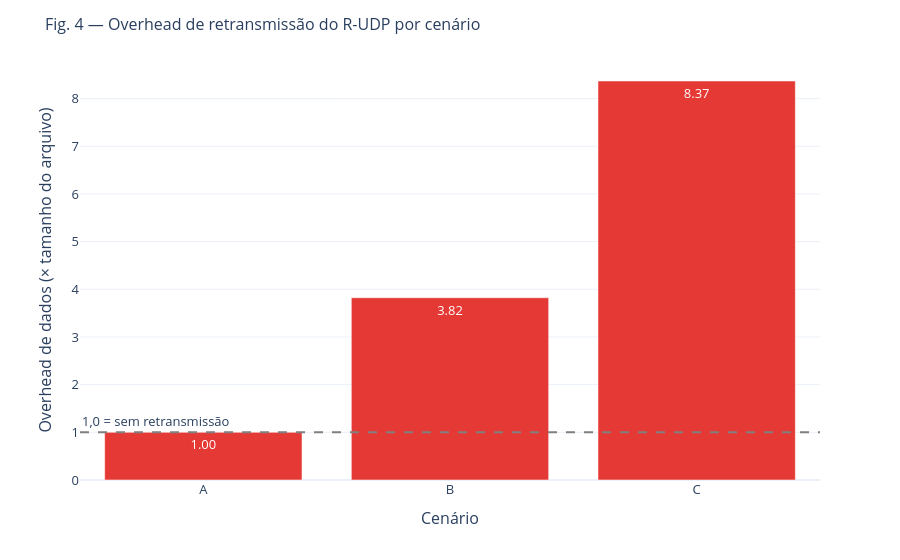

This figure's notebook cell:
### Markdown cell above
## Figura 4 — Custo da perda: volume de dados retransmitido (R-UDP)

`overhead = blocos enviados ÷ 256`. Valor **1,0** = arquivo enviado uma única vez
(sem retransmissão). Valores maiores quantificam o desperdício do Go-Back-N: cada
perda força o reenvio de toda a janela a partir do bloco perdido.

> O TCP tem overhead **1,0 no nível da aplicação** porque suas retransmissões ocorrem
> dentro do kernel, invisíveis às métricas da aplicação — só aparecem na rede
> (`tcpdump`, Fig. 5). Essa é justamente a diferença de *observabilidade* entre um
> protocolo confiável nativo e um implementado em espaço de usuário.

### Code cell
ov = (cli[cli['mode'] == 'RUDP']
      .groupby('scenario')['overhead_blocks'].agg(['mean', 'max']).reset_index())

fig4 = px.bar(ov, x='scenario', y='mean', category_orders=SCEN_ORDER,
              color_discrete_sequence=[COLORS['RUDP']], text_auto='.2f',
              labels={'mean': 'Overhead de dados (× tamanho do arquivo)', 'scenario': 'Cenário'})
fig4.add_hline(y=1.0, line_dash='dash', line_color='gray',
               annotation_text='1,0 = sem retransmissão', annotation_position='top left')
style(fig4, 'Fig. 4 — Overhead de retransmissão do R-UDP por cenário')
fig4.update_layout(showlegend=False)
save_fig(fig4, 'fig4_overhead')
fig4.show()

### Figure 1 — Plotly figure (JSON) as saved in the notebook; plotly's stock layout.template omitted (floating-point values rounded to 4 significant figures)
{"data": [{"hovertemplate": "Cenário=%{x}<br>Overhead de dados (× tamanho do arquivo)=%{y}<extra></extra>", "legendgroup": "", "marker": {"color": "#E53935", "pattern": {"shape": ""}}, "name": "", "orientation": "v", "showlegend": false, "textposition": "auto", "texttemplate": "%{y:.2f}", "type": "bar", "x": ["A", "B", "C"], "xaxis": "x", "y": [1.0, 3.823, 8.37], "yaxis": "y"}], "layout": {"annotations": [{"showarrow": false, "text": "1,0 = sem retransmissão", "x": 0, "xanchor": "left", "xref": "x domain", "y": 1.0, "yanchor": "bottom", "yref": "y"}], "barmode": "relative", "font": {"size": 13}, "legend": {"title": {"text": "Protocolo"}, "tracegroupgap": 0}, "margin": {"t": 60}, "shapes": [{"line": {"color": "gray", "dash": "dash"}, "type": "line", "x0": 0, "x1": 1, "xref": "x domain", "y0": 1.0, "y1": 1.0, "yref": "y"}], "showlegend": false, "title": {"font": {"size": 16}, "text": "Fig. 4 — Overhead de retransmissão do R-UDP por cenário"}, "xaxis": {"anchor": "y", "categoryarray": ["A", "B", "C"], "categoryorder": "array", "domain": [0.0, 1.0], "title": {"text": "Cenário"}}, "yaxis": {"anchor": "x", "domain": [0.0, 1.0], "title": {"text": "Overhead de dados (× tamanho do arquivo)"}}}}
